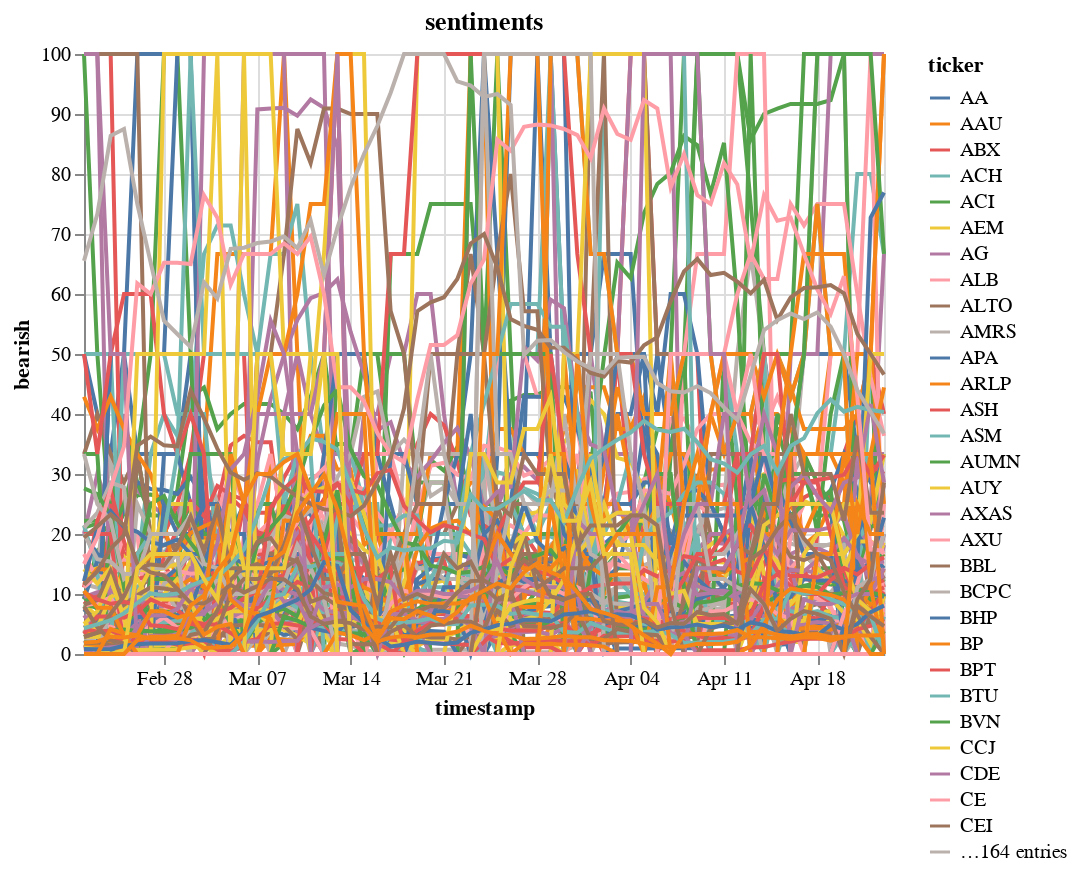

Notebook cell for this chart:
### Code cell
import altair as alt

alt.data_transformers.disable_max_rows()
alt.Chart(sentiments).mark_line().encode(
    x='timestamp:T',
    y='bearish:Q',
    color='ticker:N',
    tooltip=['ticker:N','bearish:Q']
).properties(title="sentiments") #.save("sentiment.html")

### Figure 1 — Vega-Lite specification as saved in the notebook (floating-point values rounded to 4 significant figures; data arrays with more than 128 entries replaced by an {"elided": "..."} marker saying what was removed)
{"config": {"view": {"continuousWidth": 400, "continuousHeight": 300}}, "data": {"name": "data-b6e63223967a16ca8681c5444a8d49aa"}, "mark": "line", "encoding": {"color": {"type": "nominal", "field": "ticker"}, "tooltip": [{"type": "nominal", "field": "ticker"}, {"type": "quantitative", "field": "bearish"}], "x": {"type": "temporal", "field": "timestamp"}, "y": {"type": "quantitative", "field": "bearish"}}, "title": "sentiments", "$schema": "https://vega.github.io/schema/vega-lite/v4.8.1.json", "datasets": {"data-b6e63223967a16ca8681c5444a8d49aa": {"elided": "11773 records"}}}
